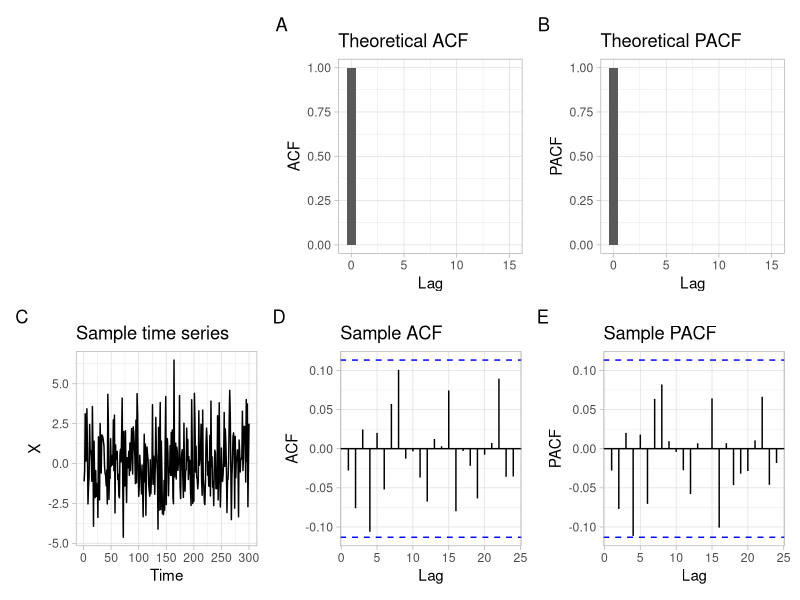
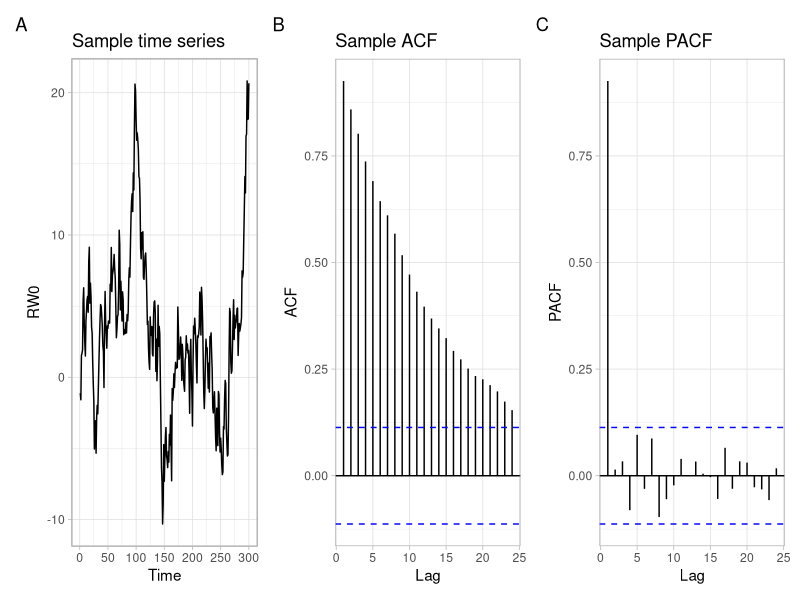
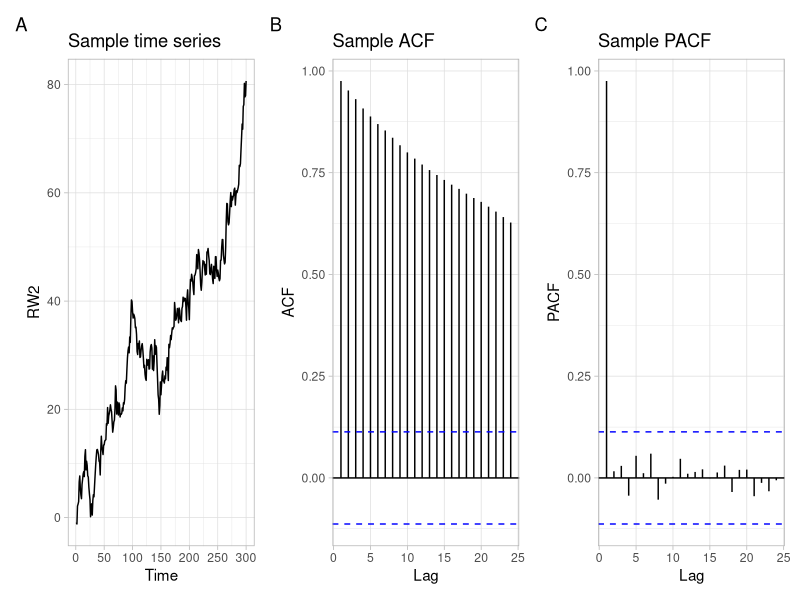
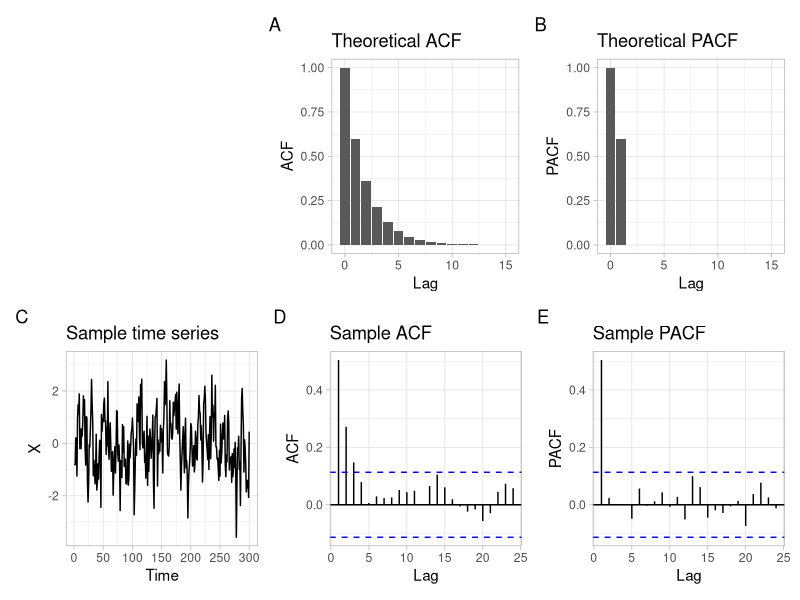
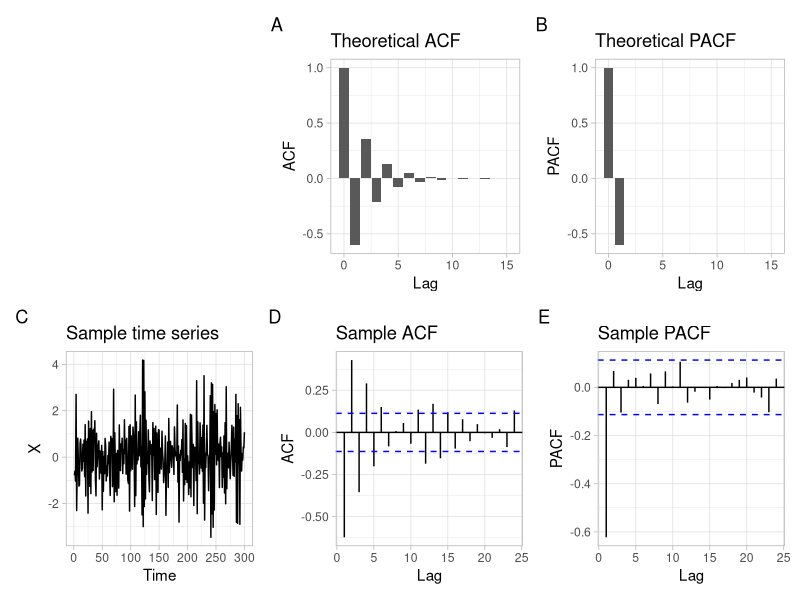
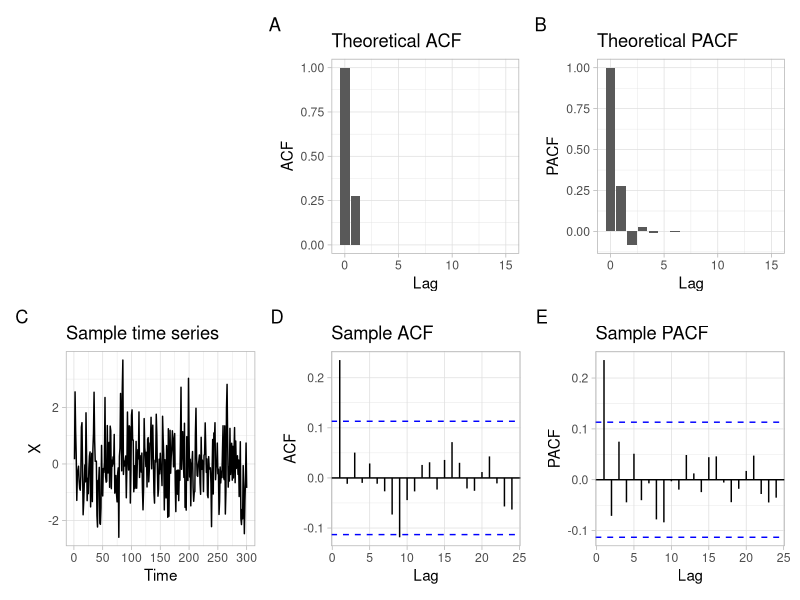
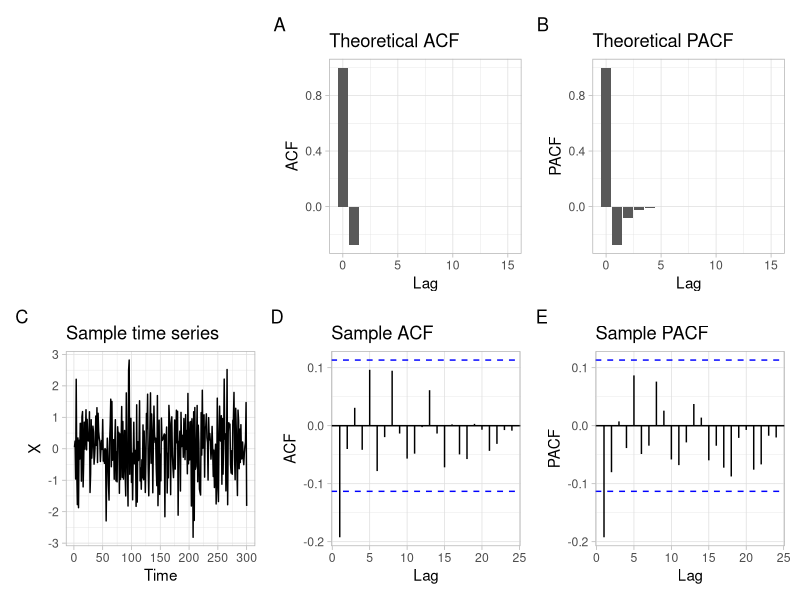

Recreate these plots in R, in order.
## ---- chunk 1
library(ggplot2)
library(patchwork)
options(digits = 3)
## ---- chunk 2
# Set seed for reproducible random number generation
set.seed(123) 
T <- 300L
Lag <- 0:15
## ---- chunk 3
#| label: fig-wn
#| fig-cap: "White noise as specified in @eq-wn."

# Theoretical ACF, PACF
RHO <- c(1, rep(0, max(Lag)))
# Sample data
X <- ts(rnorm(T, sd = 2))
# Plots
p1 <- ggplot(data.frame(Lag, ACF = RHO), aes(x = Lag, y = ACF)) +
    geom_bar(stat = "identity") +
    ggtitle("Theoretical ACF") +
    theme_light()
p2 <- ggplot(data.frame(Lag, PACF = RHO), aes(x = Lag, y = PACF)) +
    geom_bar(stat = "identity") +
    ggtitle("Theoretical PACF") +
    theme_light()
p3 <- forecast::autoplot(X) + 
    ggtitle("Sample time series") +
    theme_light()
p4 <- forecast::ggAcf(X) + 
    ggtitle("Sample ACF") +
    theme_light()
p5 <- forecast::ggAcf(X, type = "partial") + 
    ggtitle("Sample PACF") +
    theme_light()
(plot_spacer() + p1 + p2) / (p3 + p4 + p5) +
    plot_annotation(tag_levels = 'A')
## ---- chunk 4
#| label: fig-rw
#| fig-cap: "Zero-mean random walk as specified in @eq-rw."

# Sample data
RW0 <- ts(cumsum(X))
# Plots
p3 <- forecast::autoplot(RW0) + 
    ggtitle("Sample time series") +
    theme_light()
p4 <- forecast::ggAcf(RW0) + 
    ggtitle("Sample ACF") +
    theme_light()
p5 <- forecast::ggAcf(RW0, type = "partial") + 
    ggtitle("Sample PACF") +
    theme_light()
p3 + p4 + p5 +
    plot_annotation(tag_levels = 'A')
## ---- chunk 5
#| label: fig-rw2
#| fig-cap: "White noise with drift as specified in @eq-rw2."

# Sample data
RW2 <- ts(cumsum(X + 0.2))
# Plots
p3 <- forecast::autoplot(RW2) + 
    ggtitle("Sample time series") +
    theme_light()
p4 <- forecast::ggAcf(RW2) + 
    ggtitle("Sample ACF") +
    theme_light()
p5 <- forecast::ggAcf(RW2, type = "partial") + 
    ggtitle("Sample PACF") +
    theme_light()
p3 + p4 + p5 +
    plot_annotation(tag_levels = 'A')
## ---- chunk 6
#| label: fig-ar1
#| fig-cap: "AR(1) process as specified in @eq-ar1."

# Theoretical ACF, PACF
phi <- 0.6
RHO <- phi^Lag
ALPHA <- c(1, phi, rep(0, max(Lag) - 1))
# Sample data
X <- arima.sim(list(order = c(1, 0, 0), ar = phi), n = T)
# Plots
p1 <- ggplot(data.frame(Lag, ACF = RHO), aes(x = Lag, y = ACF)) +
    geom_bar(stat = "identity") +
    ggtitle("Theoretical ACF") +
    theme_light()
p2 <- ggplot(data.frame(Lag, PACF = ALPHA), aes(x = Lag, y = PACF)) +
    geom_bar(stat = "identity") +
    ggtitle("Theoretical PACF") +
    theme_light()
p3 <- forecast::autoplot(X) + 
    ggtitle("Sample time series") +
    theme_light()
p4 <- forecast::ggAcf(X) + 
    ggtitle("Sample ACF") +
    theme_light()
p5 <- forecast::ggAcf(X, type = "partial") + 
    ggtitle("Sample PACF") +
    theme_light()
(plot_spacer() + p1 + p2) / (p3 + p4 + p5) +
    plot_annotation(tag_levels = 'A')
## ---- chunk 7
#| label: fig-ar2
#| fig-cap: "AR(1) process as specified in @eq-ar2."

# Theoretical ACF, PACF
phi <- -0.6
RHO <- phi^Lag
ALPHA <- c(1, phi, rep(0, max(Lag) - 1))
# Sample data
X <- arima.sim(list(order = c(1, 0, 0), ar = phi), n = T)
# Plots
p1 <- ggplot(data.frame(Lag, ACF = RHO), aes(x = Lag, y = ACF)) +
    geom_bar(stat = "identity") +
    ggtitle("Theoretical ACF") +
    theme_light()
p2 <- ggplot(data.frame(Lag, PACF = ALPHA), aes(x = Lag, y = PACF)) +
    geom_bar(stat = "identity") +
    ggtitle("Theoretical PACF") +
    theme_light()
p3 <- forecast::autoplot(X) + 
    ggtitle("Sample time series") +
    theme_light()
p4 <- forecast::ggAcf(X) + 
    ggtitle("Sample ACF") +
    theme_light()
p5 <- forecast::ggAcf(X, type = "partial") + 
    ggtitle("Sample PACF") +
    theme_light()
(plot_spacer() + p1 + p2) / (p3 + p4 + p5) +
    plot_annotation(tag_levels = 'A')
## ---- chunk 8
#| label: fig-ma1
#| fig-cap: "MA(1) as specified in @eq-ma1."

# Theoretical ACF, PACF
theta <- 0.3
RHO <- c(1, theta/(1 + theta^2), rep(0, max(Lag) - 1))
ALPHA <- c(1, ARMAacf(ma = theta, lag.max = max(Lag), pacf = TRUE))
# Sample data
X <- arima.sim(list(order = c(0, 0, 1), ma = theta), n = T)
# Plots
p1 <- ggplot(data.frame(Lag, ACF = RHO), aes(x = Lag, y = ACF)) +
    geom_bar(stat = "identity") +
    ggtitle("Theoretical ACF") +
    theme_light()
p2 <- ggplot(data.frame(Lag, PACF = ALPHA), aes(x = Lag, y = PACF)) +
    geom_bar(stat = "identity") +
    ggtitle("Theoretical PACF") +
    theme_light()
p3 <- forecast::autoplot(X) + 
    ggtitle("Sample time series") +
    theme_light()
p4 <- forecast::ggAcf(X) + 
    ggtitle("Sample ACF") +
    theme_light()
p5 <- forecast::ggAcf(X, type = "partial") + 
    ggtitle("Sample PACF") +
    theme_light()
(plot_spacer() + p1 + p2) / (p3 + p4 + p5) +
    plot_annotation(tag_levels = 'A')
## ---- chunk 9
#| label: fig-ma2
#| fig-cap: "MA(1) as specified in @eq-ma2."

# Theoretical ACF, PACF
theta <- -0.3
RHO <- c(1, theta/(1 + theta^2), rep(0, max(Lag) - 1))
ALPHA <- c(1, ARMAacf(ma = theta, lag.max = max(Lag), pacf = TRUE))
# Sample data
X <- arima.sim(list(order = c(0, 0, 1), ma = theta), n = T)
# Plots
p1 <- ggplot(data.frame(Lag, ACF = RHO), aes(x = Lag, y = ACF)) +
    geom_bar(stat = "identity") +
    ggtitle("Theoretical ACF") +
    theme_light()
p2 <- ggplot(data.frame(Lag, PACF = ALPHA), aes(x = Lag, y = PACF)) +
    geom_bar(stat = "identity") +
    ggtitle("Theoretical PACF") +
    theme_light()
p3 <- forecast::autoplot(X) + 
    ggtitle("Sample time series") +
    theme_light()
p4 <- forecast::ggAcf(X) + 
    ggtitle("Sample ACF") +
    theme_light()
p5 <- forecast::ggAcf(X, type = "partial") + 
    ggtitle("Sample PACF") +
    theme_light()
(plot_spacer() + p1 + p2) / (p3 + p4 + p5) +
    plot_annotation(tag_levels = 'A')
